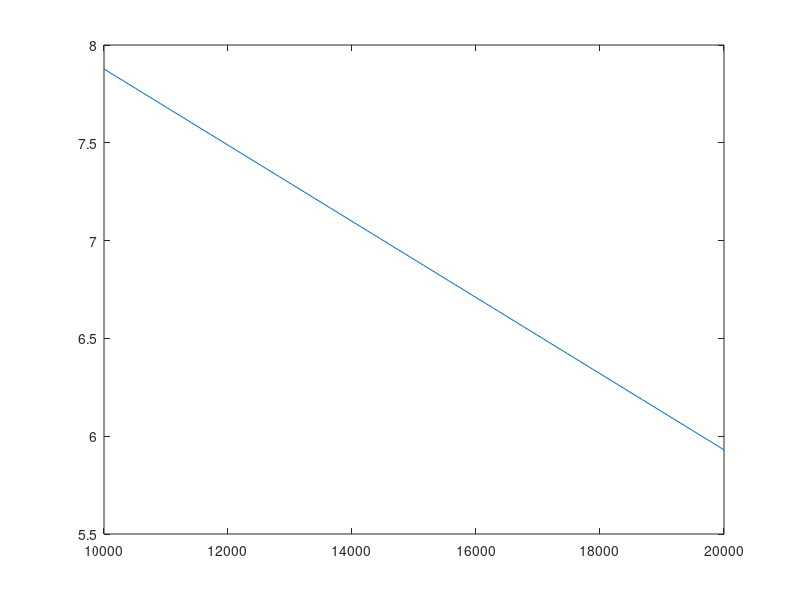

The MATLAB script that drew this image:
clc;
clear all;
close all;

alpha = 19*21*pi;
beta = 20*2*pi;

us = linspace(10000, 20000);
bs = linspace(1, 100);

for i = 1:100
    Is(i) = (us(i) - bs(i)*beta)/alpha;
end

plot(us,Is)